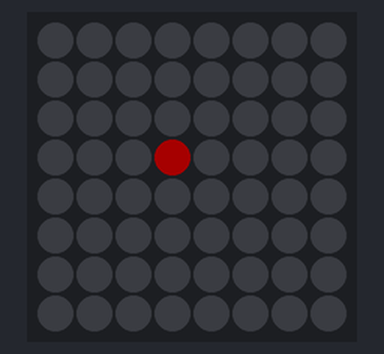
Bench run of a sketch on a simulated Arduino Uno, built with avr-gcc and run on an emulated ATmega328P. Shown: 8×8 RGB LED matrix (first LED top left, wired row by row). Dim RGB values are drawn brighter than linear.

Above: at 0.06 s.
At 0.55 s:
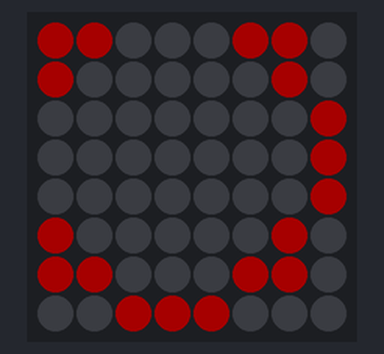
At 1.22 s:
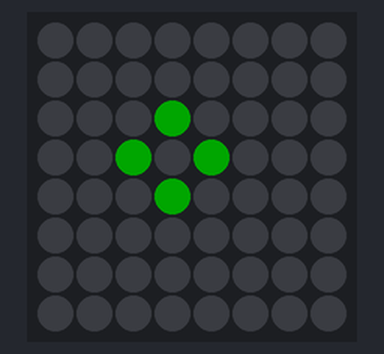
At 1.58 s:
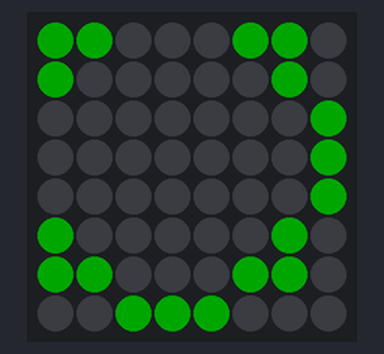
At 2.5 s:
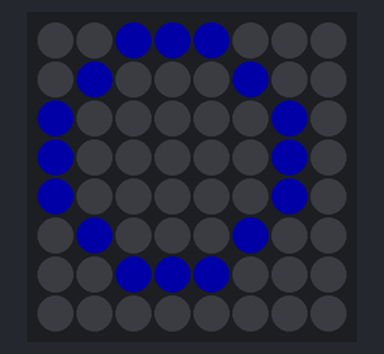
At 3.53 s:
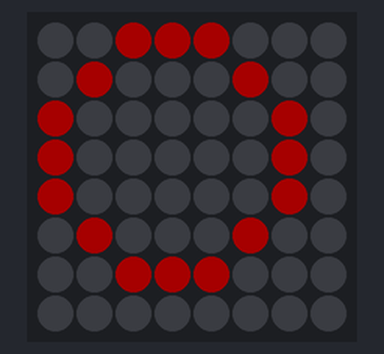

The sketch:

matrix-ripple-test.ino
```cpp
#include <Adafruit_GFX.h>
#include <Adafruit_NeoMatrix.h>
#include <Adafruit_NeoPixel.h>
#ifndef PSTR
  #define PSTR // Make Arduino Due happy
#endif

#define PIN 13

// MATRIX DECLARATION: (Your original setup is perfect)
Adafruit_NeoMatrix matrix = Adafruit_NeoMatrix(8, 8, PIN,
  NEO_MATRIX_TOP    + NEO_MATRIX_RIGHT +
  NEO_MATRIX_COLUMNS + NEO_MATRIX_PROGRESSIVE,
  NEO_GRB           + NEO_KHZ800);

const uint16_t colors[] = {
  matrix.Color(255, 0, 0), matrix.Color(0, 255, 0), matrix.Color(0, 0, 255) };

// --- New global variables ---
int r = 0;       // Current radius of the circle
int pass = 0;    // Current color index (re-using your variable name)
int centerX;     // Center X coordinate (will be set in setup)
int centerY;     // Center Y coordinate (will be set in setup)

void setup() {
  matrix.begin();
  matrix.setBrightness(40);

  // Calculate the center of the matrix
  // For an 8x8 matrix, this will set (centerX, centerY) to (3, 3)
  centerX = matrix.width() / 2 - 1;
  centerY = matrix.height() / 2 - 1;
}

void loop() {
  matrix.fillScreen(0); // Clear the screen for the next frame

  // Draw a circle at the center with the current radius 'r'
  // and the current color from the 'colors' array
  matrix.drawCircle(centerX, centerY, r, colors[pass]);

  matrix.show(); // Update the display
  delay(100);    // Controls the speed of the ripple

  r++; // Increase the radius for the next frame

  // If the radius is larger than the matrix, reset it
  // and move to the next color.
  // 8 is a good value for an 8x8 matrix.
  if (r > 8) {
    r = 0; // Reset radius

    // Cycle to the next color
    if (++pass >= 3) {
      pass = 0;
    }
  }
}
```

Measured:
- by itself, everything shown: repeats every 3.1 s, in 24 steps
